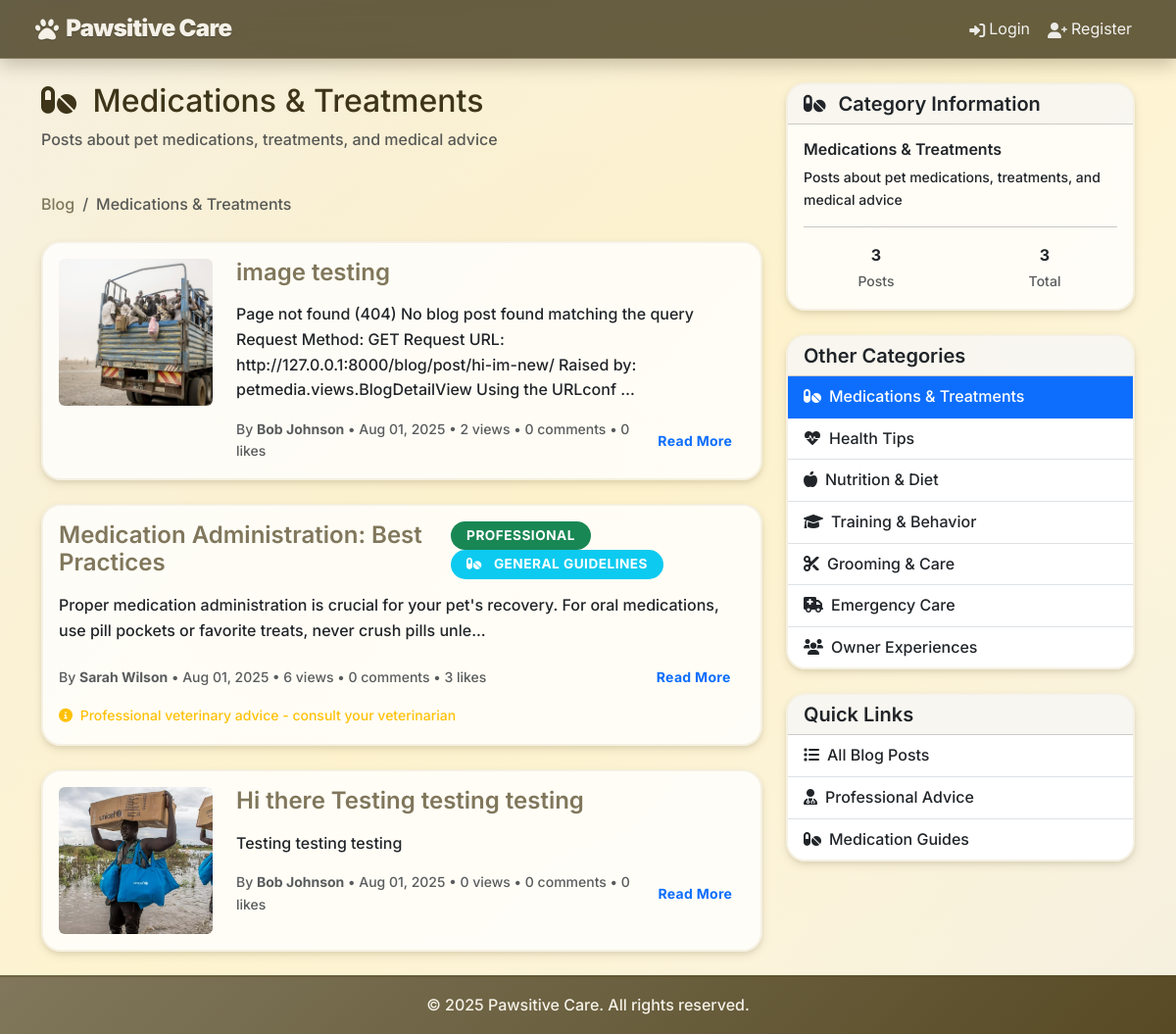
The app's page /blog/category/MEDICATION/ with its own data.
### petmedia/models.py (models this page shows, shortened)
class BlogCategory(models.Model):
    MEDICATION = 'MEDICATION'
    HEALTH_TIPS = 'HEALTH_TIPS'
    NUTRITION = 'NUTRITION'
    TRAINING = 'TRAINING'
    GROOMING = 'GROOMING'
    EMERGENCY = 'EMERGENCY'
    EXPERIENCE = 'EXPERIENCE'
    CATEGORY_CHOICES = [
        (MEDICATION, 'Medications & Treatments'),
        (HEALTH_TIPS, 'Health Tips'),
        (NUTRITION, 'Nutrition & Diet'),
        (TRAINING, 'Training & Behavior'),
        (GROOMING, 'Grooming & Care'),
        (EMERGENCY, 'Emergency Care'),
        (EXPERIENCE, 'Owner Experiences'),
    ]
    name = models.CharField(max_length=20, choices=CATEGORY_CHOICES, unique=True)
    description = models.TextField(blank=True)
    icon = models.CharField(max_length=50, blank=True)
    is_active = models.BooleanField(default=True)
    created_at = models.DateTimeField(auto_now_add=True)
    class Meta:
        verbose_name_plural = "Blog Categories"

class BlogPost(models.Model):
    id = models.UUIDField(primary_key=True, default=uuid.uuid4, editable=False)
    title = models.CharField(
        max_length=200,
        validators=[MinLengthValidator(5)],
        help_text="Blog post title"
    )
    content = models.TextField(
        validators=[MinLengthValidator(50)],
        help_text="Full blog post content"
    )
    excerpt = models.TextField(
        max_length=300,
        help_text="Short excerpt for previews"
    )
    author = models.ForeignKey(User, on_delete=models.CASCADE, related_name='blog_posts')
    category = models.ForeignKey(BlogCategory, on_delete=models.SET_NULL, null=True)
    related_pet = models.ForeignKey(
        Pet,
        on_delete=models.SET_NULL,
        null=True,
        blank=True,
        help_text="Pet this post is about (optional)"
    )
    is_professional_advice = models.BooleanField(
        default=False,
        help_text="Is this professional veterinary advice?"
    )
    medical_disclaimer = models.TextField(
        blank=True,
        help_text="Medical disclaimer for professional posts"
    )
    medication_name = models.CharField(
        max_length=100,
        blank=True,
        help_text="Name of medication discussed"
    )
    dosage_info = models.TextField(
        blank=True,
        help_text="Dosage information (for reference only)"
    )
    side_effects = models.TextField(
        blank=True,
        help_text="Known side effects"
    )
    slug = models.SlugField(max_length=250, unique=True, blank=True)
    meta_description = models.CharField(max_length=160, blank=True)
    featured_image = models.ImageField(
        upload_to='blog_images/',
        blank=True,
        null=True
    )
    is_published = models.BooleanField(default=True)
    is_featured = models.BooleanField(default=False)
    views_count = models.PositiveIntegerField(default=0)
    likes_count = models.PositiveIntegerField(default=0)
    created_at = models.DateTimeField(auto_now_add=True)
    updated_at = models.DateTimeField(auto_now=True)
    published_at = models.DateTimeField(null=True, blank=True)
    class Meta:
        ordering = ['-created_at']

### accounts/models.py (models this page shows, shortened)
class CustomUser(AbstractUser):
    ROLE_CHOICES = [
        ('admin', 'Admin'),
        ('vet', 'Veterinarian'),
        ('staff', 'Staff'),
        ('client', 'Client'),
    ]
    phone = models.CharField(max_length=20, blank=False)
    address = models.TextField(blank=False)
    role = models.CharField(max_length=10, choices=ROLE_CHOICES, default='client')

### petmedia/views.py (the view)
# urls.py: path('category/<str:name>/', views.CategoryView.as_view(), name='category'),
class CategoryView(ListView):
    template_name = 'petmedia/category.html'
    context_object_name = 'posts'
    paginate_by = 10
    def get_queryset(self):
        self.category = get_object_or_404(BlogCategory, name=self.kwargs['name'])
        return repo_manager.posts.get_by_category(self.category)
    def get_context_data(self, **kwargs):
        context = super().get_context_data(**kwargs)
        context['category'] = self.category
        return context

### petmedia/context_processors.py (called while the page is built)
def recent_blog_posts(request):
    try:
        recent_posts = repo_manager.posts.get_recent_posts(limit=3)
        return {'recent_blog_posts': recent_posts}
    except Exception:
        return {'recent_blog_posts': []}

def blog_stats(request):
    try:
        if request.user.is_authenticated:
            user_posts_count = repo_manager.posts.get_by_author(request.user).count()
            return {'user_blog_posts_count': user_posts_count}
        return {'user_blog_posts_count': 0}
    except Exception:
        return {'user_blog_posts_count': 0}

### petmedia/patterns/repository.py (called while the page is built)
    def get_by_category(self, category: 'BlogCategory') -> QuerySet['BlogPost']:
        return self.model.objects.filter(
            category=category,
            is_published=True
        ).select_related('author', 'related_pet')

    def get_recent_posts(self, limit: int = 10) -> QuerySet['BlogPost']:
        return self.model.objects.filter(
            is_published=True
        ).order_by('-created_at')[:limit].select_related('author', 'category', 'related_pet')

    @property
    def posts(self) -> BlogPostRepository:
        if self._post_repo is None:
            self._post_repo = BlogPostRepository()
        return self._post_repo

### petmedia/templates/petmedia/category.html (shortened to what this page needs)
{% extends 'base.html' %}
{% load static %}
{% block content %}
<div class="container mt-4">
  <div class="row">
    <div class="col-lg-8">
      <div class="d-flex justify-content-between align-items-center mb-4">
        <div>
          <h1 class="h2">
            <i class="fas fa-{{ category.icon|default:'folder' }} me-2"></i>
            {{ category.get_name_display }}
          </h1>
          {% if category.description %}
          <p class="text-muted">
            {{ category.description }}
          </p>
          {% endif %}
        </div>
      </div>
      <nav aria-label="breadcrumb" class="mb-4">
        <ol class="breadcrumb">
          <li class="breadcrumb-item"><a href="{% url 'petmedia:blog_list' %}">Blog</a></li>
          <li class="breadcrumb-item active" aria-current="page">
            {{ category.get_name_display }}
          </li>
        </ol>
      </nav>
      <div class="category-posts">
        {% if posts %}
        {% for post in posts %}
        <article class="card mb-4">
          <div class="card-body">
            <div class="row">
              {% if post.featured_image %}
              <div class="col-md-3">
                <img src="{{ post.featured_image.url }}" class="img-fluid rounded" alt="{{ post.title }}" style="height: 150px; width: 100%; object-fit: cover;">
              </div>
              <div class="col-md-9">
                {% else %}
                <div class="col-12">
                  {% endif %}
                  <div class="d-flex justify-content-between align-items-start mb-2">
                    <h4 class="card-title">
                      <a href="{% url 'petmedia:blog_detail' slug=post.slug %}" class="text-decoration-none">
                        {{ post.title }}
                      </a>
                    </h4>
                    <div>
                      {% if post.is_professional_advice %}
                      <span class="badge bg-success">Professional</span>
                      {% endif %}
                      {% if post.medication_name %}
                      <span class="badge bg-info">
                        <i class="fas fa-pills me-1"></i>
                        {{ post.medication_name }}
                      </span>
                      {% endif %}
                    </div>
                  </div>
                  <p class="card-text">
                    {{ post.excerpt|default:post.content|truncatechars:200 }}
                  </p>
                  <div class="d-flex justify-content-between align-items-center">
                    <div class="text-muted small">
                      By <strong>
                        {{ post.author.get_full_name|default:post.author.username }}</strong>
                      •
                      {{ post.created_at|date:"M d, Y" }}
                      •
                      {{ post.views_count }} views
                      •
                      {{ post.comments.count }} comments
                      •
                      {{ post.likes.count }} likes
                    </div>
                    <a href="{% url 'petmedia:blog_detail' slug=post.slug %}" class="btn btn-outline-primary btn-sm">
                      Read More
                    </a>
                  </div>
                  {% if post.is_professional_advice and post.medical_disclaimer %}
                  <div class="mt-2">
                    <small class="text-warning">
                      <i class="fas fa-info-circle me-1"></i>
                      Professional veterinary advice - consult your veterinarian
                    </small>
                  </div>
                  {% endif %}
                </div>
              </div>
            </div>
        </article>
        {% endfor %}
        {% endif %}
      </div>
    </div>
    <div class="col-lg-4">
      <div class="card mb-4">
        <div class="card-header">
          <h5 class="mb-0">
            <i class="fas fa-{{ category.icon|default:'info-circle' }} me-2"></i>
            Category Information
          </h5>
        </div>
        <div class="card-body">
          <h6>
            {{ category.get_name_display }}
          </h6>
          {% if category.description %}
          <p class="small">
            {{ category.description }}
          </p>
          {% endif %}
          <hr>
          <div class="row text-center">
            <div class="col-6">
              <strong>
                {{ posts|length }}</strong><br>
              <small class="text-muted">Posts</small>
            </div>
            <div class="col-6">
              <strong>
                {{ posts.count }}</strong><br>
              <small class="text-muted">Total</small>
            </div>
          </div>
        </div>
      </div>
      <div class="card mb-4">
        <div class="card-header">
          <h5 class="mb-0">Other Categories</h5>
        </div>
        <div class="list-group list-group-flush">
          <a href="{% url 'petmedia:category' name='MEDICATION' %}" class="list-group-item list-group-item-action {% if category.name == 'MEDICATION' %}active{% endif %}">
            <i class="fas fa-pills me-2"></i>Medications & Treatments
          </a>
          <a href="{% url 'petmedia:category' name='HEALTH_TIPS' %}" class="list-group-item list-group-item-action {% if category.name == 'HEALTH_TIPS' %}active{% endif %}">
            <i class="fas fa-heartbeat me-2"></i>Health Tips
          </a>
          <a href="{% url 'petmedia:category' name='NUTRITION' %}" class="list-group-item list-group-item-action {% if category.name == 'NUTRITION' %}active{% endif %}">
            <i class="fas fa-apple-alt me-2"></i>Nutrition & Diet
          </a>
          <a href="{% url 'petmedia:category' name='TRAINING' %}" class="list-group-item list-group-item-action {% if category.name == 'TRAINING' %}active{% endif %}">
            <i class="fas fa-graduation-cap me-2"></i>Training & Behavior
          </a>
          <a href="{% url 'petmedia:category' name='GROOMING' %}" class="list-group-item list-group-item-action {% if category.name == 'GROOMING' %}active{% endif %}">
            <i class="fas fa-cut me-2"></i>Grooming & Care
          </a>
          <a href="{% url 'petmedia:category' name='EMERGENCY' %}" class="list-group-item list-group-item-action {% if category.name == 'EMERGENCY' %}active{% endif %}">
            <i class="fas fa-ambulance me-2"></i>Emergency Care
          </a>
          <a href="{% url 'petmedia:category' name='EXPERIENCE' %}" class="list-group-item list-group-item-action {% if category.name == 'EXPERIENCE' %}active{% endif %}">
            <i class="fas fa-users me-2"></i>Owner Experiences
          </a>
        </div>
      </div>
      <div class="card">
        <div class="card-header">
          <h5 class="mb-0">Quick Links</h5>
        </div>
        <div class="list-group list-group-flush">
          <a href="{% url 'petmedia:blog_list' %}" class="list-group-item list-group-item-action">
            <i class="fas fa-list me-2"></i>All Blog Posts
          </a>
          <a href="{% url 'petmedia:professional_advice' %}" class="list-group-item list-group-item-action">
            <i class="fas fa-user-md me-2"></i>Professional Advice
          </a>
          <a href="{% url 'petmedia:medications' %}" class="list-group-item list-group-item-action">
            <i class="fas fa-pills me-2"></i>Medication Guides
          </a>
        </div>
      </div>
    </div>
  </div>
</div>
{% endblock %}

### records on screen
BlogCategory: name "Medications & Treatments", description "Posts about pet medications, treatments, and medical advice"
BlogPost: featured_image (picture), title "image testing", excerpt "Page not found (404) No blog post found matching the query Request Method: GET Request URL: http://127.0.0.1:8000/blog/post/hi-im-new/ Raised by: petmedia.views.BlogDetailView Using the URLconf …", author.get_full_name "Bob Johnson", created_at "Aug 01, 2025", views_count "2", comments.count "0", likes.count "0"
BlogPost: title "Medication Administration: Best Practices", is_professional_advice "PROFESSIONAL", medication_name "GENERAL GUIDELINES", excerpt "Proper medication administration is crucial for your pet's recovery. For oral medications, use pill pockets or favorite treats, never crush pills unle...", author.get_full_name "Sarah Wilson", created_at "Aug 01, 2025", views_count "6", comments.count "0", likes.count "3", shows "Professional veterinary advice - consult your veterinarian"
BlogPost: featured_image (picture), title "Hi there Testing testing testing", excerpt "Testing testing testing", author.get_full_name "Bob Johnson", created_at "Aug 01, 2025", views_count "0", comments.count "0", likes.count "0"

### other values on screen
{{ posts|length }} "3"
{{ posts.count }} "3"
